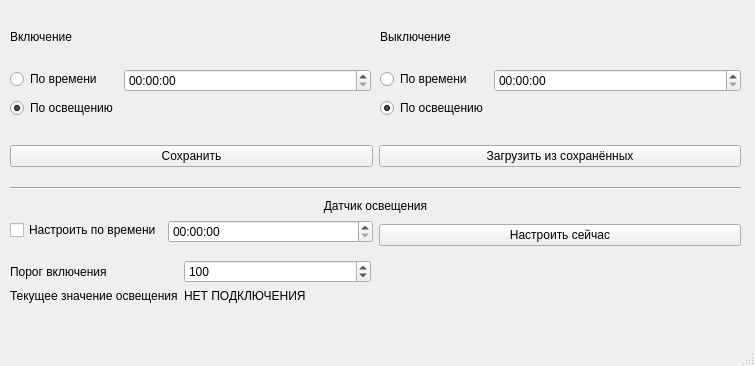
<?xml version="1.0" encoding="UTF-8"?>
<ui version="4.0">
 <class>MainWindow</class>
 <widget class="QMainWindow" name="MainWindow">
  <property name="geometry">
   <rect>
    <x>0</x>
    <y>0</y>
    <width>755</width>
    <height>366</height>
   </rect>
  </property>
  <property name="windowTitle">
   <string>MainWindow</string>
  </property>
  <widget class="QWidget" name="centralwidget">
   <widget class="QWidget" name="verticalLayoutWidget_4">
    <property name="geometry">
     <rect>
      <x>10</x>
      <y>10</y>
      <width>361</width>
      <height>111</height>
     </rect>
    </property>
    <layout class="QVBoxLayout" name="verticalLayout_4">
     <item>
      <widget class="QLabel" name="label_6">
       <property name="text">
        <string>Включение</string>
       </property>
      </widget>
     </item>
     <item>
      <layout class="QFormLayout" name="formLayout_5">
       <item row="0" column="0">
        <widget class="QRadioButton" name="radiobutton_turning_on_time">
         <property name="text">
          <string>По времени</string>
         </property>
         <property name="checked">
          <bool>false</bool>
         </property>
        </widget>
       </item>
       <item row="0" column="1">
        <widget class="QTimeEdit" name="timeEdit_on"/>
       </item>
       <item row="1" column="0">
        <widget class="QRadioButton" name="radiobutton_turning_on_sensor">
         <property name="text">
          <string>По освещению</string>
         </property>
         <property name="checked">
          <bool>true</bool>
         </property>
        </widget>
       </item>
      </layout>
     </item>
    </layout>
   </widget>
   <widget class="Line" name="line">
    <property name="geometry">
     <rect>
      <x>10</x>
      <y>180</y>
      <width>731</width>
      <height>16</height>
     </rect>
    </property>
    <property name="orientation">
     <enum>Qt::Horizontal</enum>
    </property>
   </widget>
   <widget class="QWidget" name="horizontalLayoutWidget_4">
    <property name="geometry">
     <rect>
      <x>10</x>
      <y>220</y>
      <width>731</width>
      <height>31</height>
     </rect>
    </property>
    <layout class="QHBoxLayout" name="horizontalLayout_4">
     <item>
      <layout class="QFormLayout" name="formLayout_6">
       <item row="0" column="0">
        <widget class="QCheckBox" name="checkBox_setup_by_time">
         <property name="text">
          <string>Настроить по времени</string>
         </property>
        </widget>
       </item>
       <item row="0" column="1">
        <widget class="QTimeEdit" name="timeEdit_setup"/>
       </item>
      </layout>
     </item>
     <item>
      <widget class="QPushButton" name="setup_sensor_now">
       <property name="text">
        <string>Настроить сейчас</string>
       </property>
      </widget>
     </item>
    </layout>
   </widget>
   <widget class="QLabel" name="label_7">
    <property name="geometry">
     <rect>
      <x>10</x>
      <y>190</y>
      <width>731</width>
      <height>31</height>
     </rect>
    </property>
    <property name="text">
     <string>Датчик освещения</string>
    </property>
    <property name="alignment">
     <set>Qt::AlignCenter</set>
    </property>
   </widget>
   <widget class="QWidget" name="verticalLayoutWidget_3">
    <property name="geometry">
     <rect>
      <x>380</x>
      <y>10</y>
      <width>361</width>
      <height>111</height>
     </rect>
    </property>
    <layout class="QVBoxLayout" name="verticalLayout_3">
     <item>
      <widget class="QLabel" name="label_5">
       <property name="text">
        <string>Выключение</string>
       </property>
      </widget>
     </item>
     <item>
      <layout class="QFormLayout" name="formLayout_4">
       <item row="0" column="0">
        <widget class="QRadioButton" name="radiobutton_turning_off_time">
         <property name="enabled">
          <bool>true</bool>
         </property>
         <property name="text">
          <string>По времени</string>
         </property>
         <property name="checked">
          <bool>false</bool>
         </property>
        </widget>
       </item>
       <item row="0" column="1">
        <widget class="QTimeEdit" name="timeEdit_off"/>
       </item>
       <item row="1" column="0">
        <widget class="QRadioButton" name="radiobutton_turning_off_sensor">
         <property name="text">
          <string>По освещению</string>
         </property>
         <property name="checked">
          <bool>true</bool>
         </property>
        </widget>
       </item>
      </layout>
     </item>
    </layout>
   </widget>
   <widget class="QWidget" name="formLayoutWidget_3">
    <property name="geometry">
     <rect>
      <x>10</x>
      <y>260</y>
      <width>361</width>
      <height>51</height>
     </rect>
    </property>
    <layout class="QFormLayout" name="formLayout_7">
     <item row="0" column="0">
      <widget class="QLabel" name="label_8">
       <property name="text">
        <string>Порог включения</string>
       </property>
      </widget>
     </item>
     <item row="0" column="1">
      <widget class="QSpinBox" name="spinBox_threshold">
       <property name="minimum">
        <number>0</number>
       </property>
       <property name="maximum">
        <number>600</number>
       </property>
       <property name="stepType">
        <enum>QAbstractSpinBox::DefaultStepType</enum>
       </property>
       <property name="value">
        <number>100</number>
       </property>
      </widget>
     </item>
     <item row="1" column="0">
      <widget class="QLabel" name="label_9">
       <property name="text">
        <string>Текущее значение освещения</string>
       </property>
      </widget>
     </item>
     <item row="1" column="1">
      <widget class="QLabel" name="label_sensor_state">
       <property name="text">
        <string>НЕТ ПОДКЛЮЧЕНИЯ</string>
       </property>
      </widget>
     </item>
    </layout>
   </widget>
   <widget class="QWidget" name="horizontalLayoutWidget_3">
    <property name="geometry">
     <rect>
      <x>10</x>
      <y>130</y>
      <width>731</width>
      <height>52</height>
     </rect>
    </property>
    <layout class="QHBoxLayout" name="horizontalLayout_3">
     <item>
      <widget class="QPushButton" name="button_save_mode">
       <property name="text">
        <string>Сохранить</string>
       </property>
      </widget>
     </item>
     <item>
      <widget class="QPushButton" name="button_load_mode">
       <property name="text">
        <string>Загрузить из сохранённых</string>
       </property>
      </widget>
     </item>
    </layout>
   </widget>
  </widget>
  <widget class="QMenuBar" name="menubar">
   <property name="geometry">
    <rect>
     <x>0</x>
     <y>0</y>
     <width>755</width>
     <height>26</height>
    </rect>
   </property>
  </widget>
  <widget class="QStatusBar" name="statusbar"/>
 </widget>
 <resources/>
 <connections/>
</ui>
